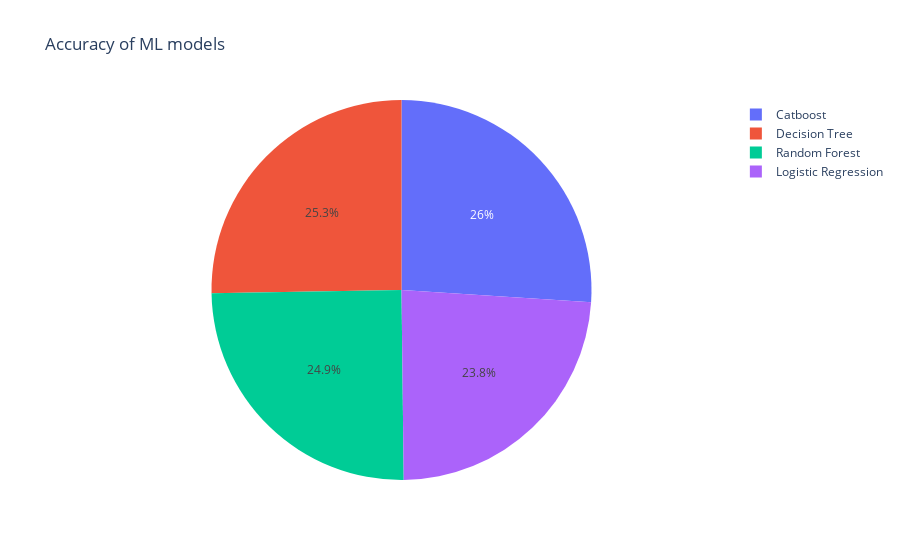

The notebook cell this image was saved under:
### Code cell
px.pie(data_frame=cm_df, names=cm_df['model'], values=cm_df['Accuracy'], title='Accuracy of ML models')

### Figure 1 — Plotly figure (JSON) as saved in the notebook; plotly's stock layout.template omitted (floating-point values rounded to 4 significant figures)
{"data": [{"domain": {"x": [0, 1], "y": [0, 1]}, "hovertemplate": "model=%{label}<br>Accuracy=%{value}<extra></extra>", "labels": ["Random Forest", "Catboost", "Decision Tree", "Logistic Regression"], "legendgroup": "", "name": "", "showlegend": true, "type": "pie", "values": [0.67, 0.7, 0.68, 0.64]}], "layout": {"legend": {"tracegroupgap": 0}, "title": {"text": "Accuracy of ML models"}}}
